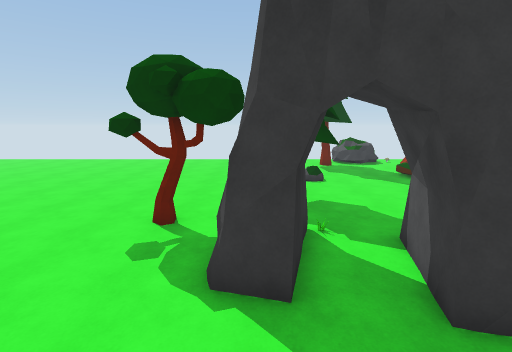
view 1 (above)

23 first-person views from a walk through a Unity game level. The camera is 1.3 m above the floor, tilts 10° down and sees 85° across. The floor is counted in squares, 1 m on a side. Each view is taken from the middle of a square. On the plan, view 1 faces up. The plan holds only what a view shows up to about 13 squares ahead; the rest is blank. The place goes on beyond the plan. Surface patterns are stand-ins for the level's own textures.

view 2
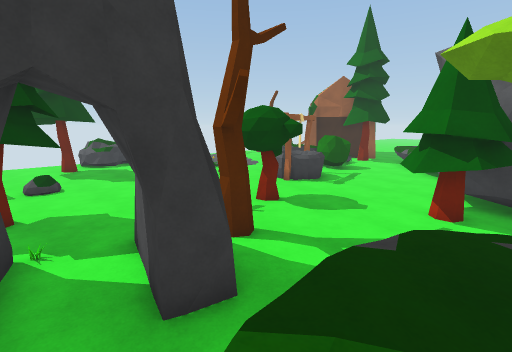

view 3
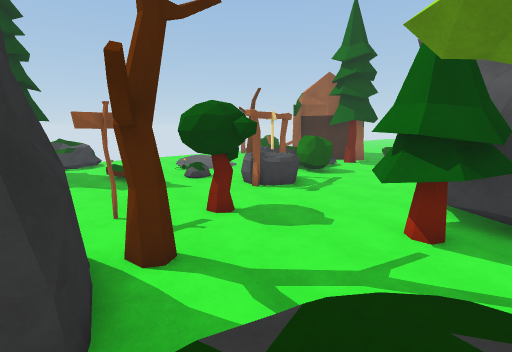

view 4
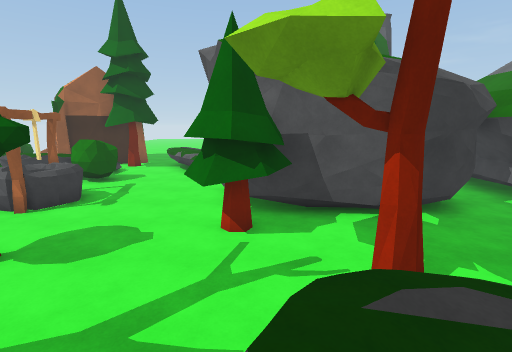

view 5
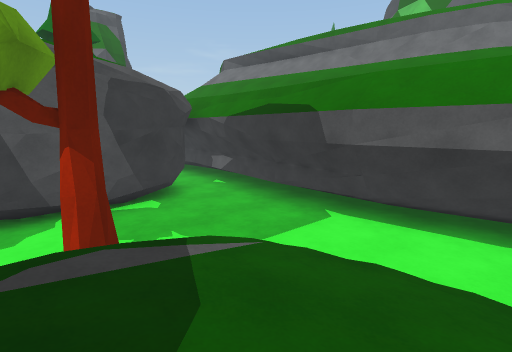

view 6
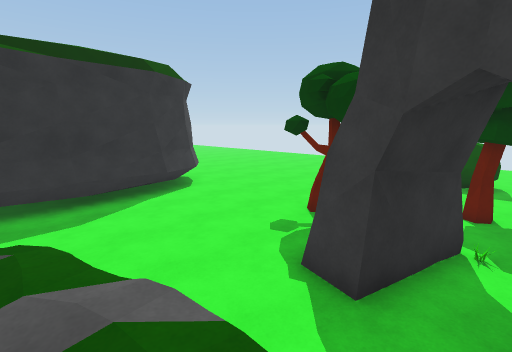

view 7
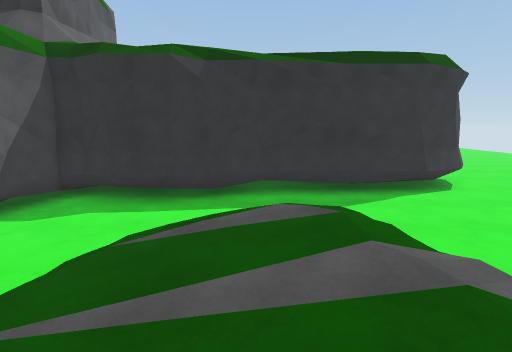

view 8
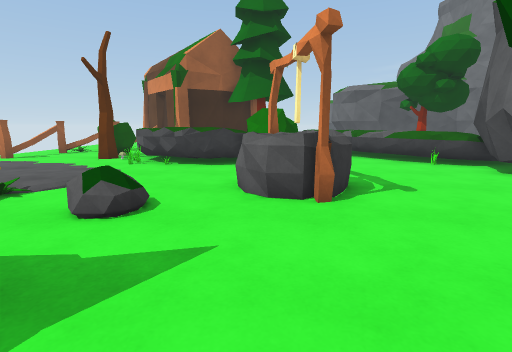

view 9
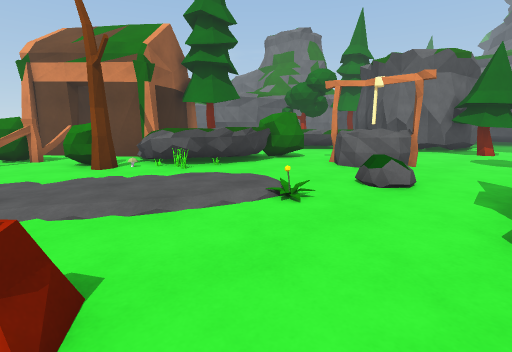

view 10
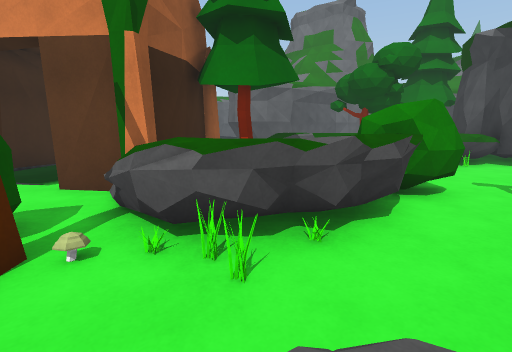

view 11
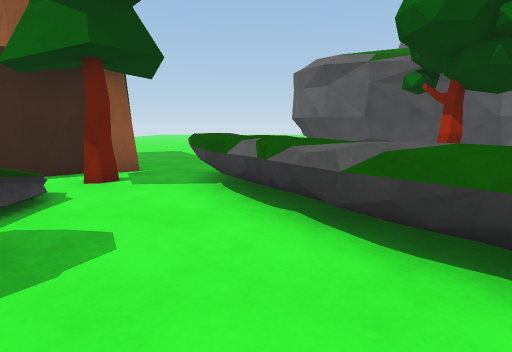

view 12
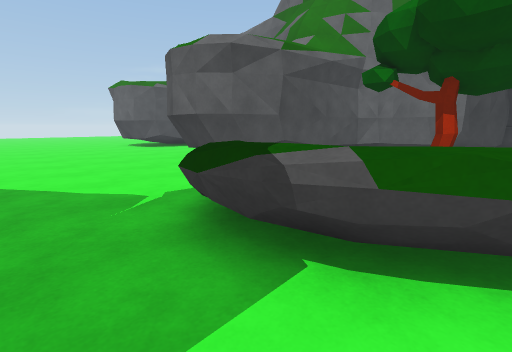

view 13
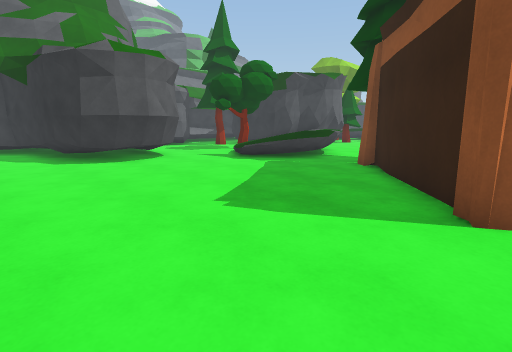

view 14
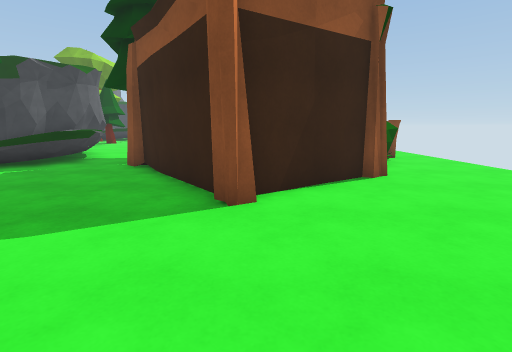

view 15
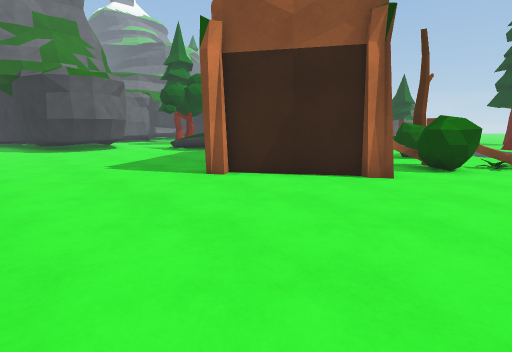

view 16
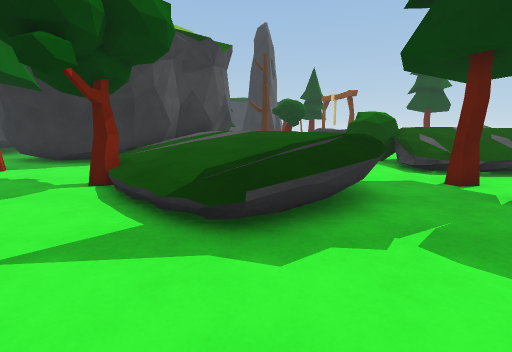

view 17
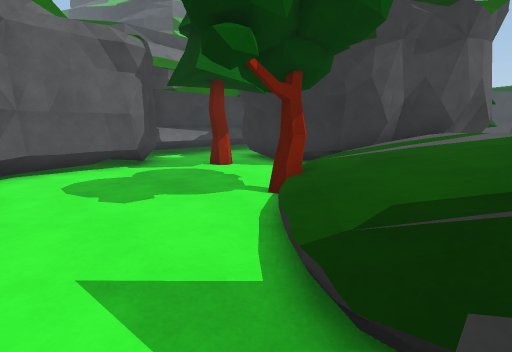

view 18
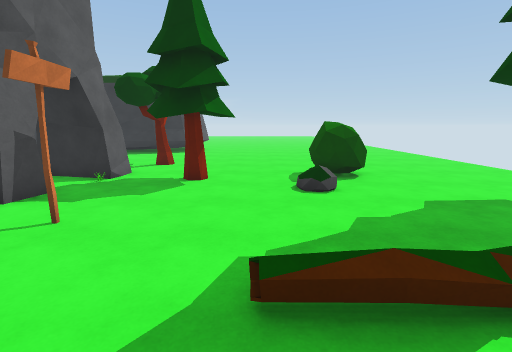

view 19
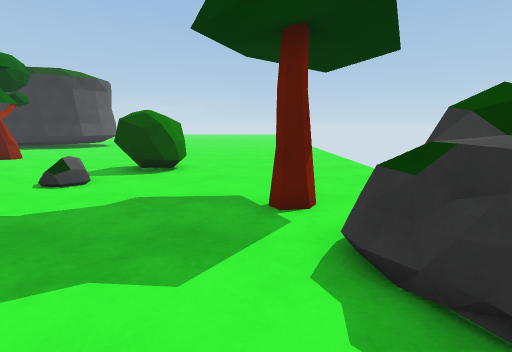

view 20
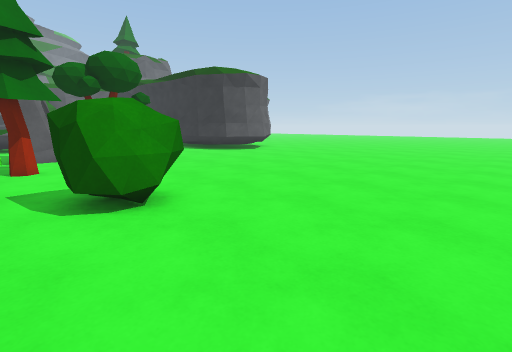

view 21
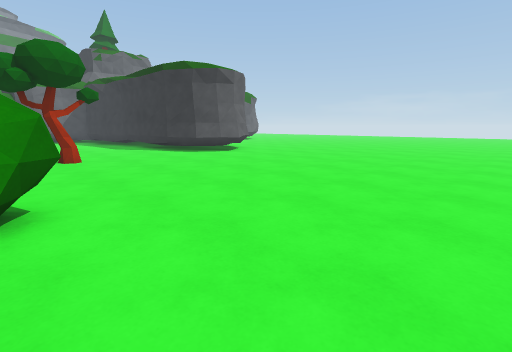

view 22
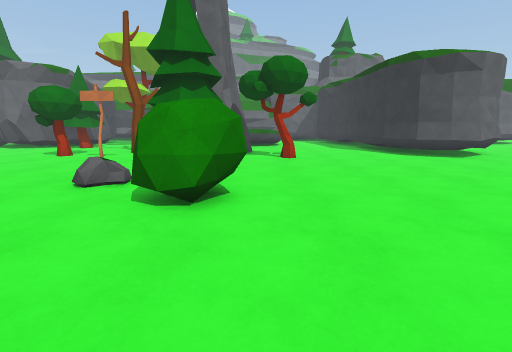

view 23
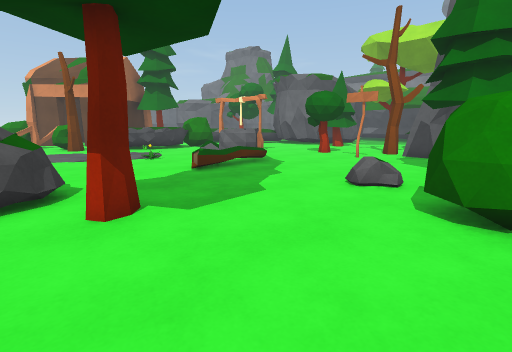

### Floor plan
Key: @ floor where view 1 was taken; # wall or solid block; x gap in a wall; . main floor; : floor 0.5 m higher than the main floor; + floor 0.75 m higher than the main floor; * floor 1 m higher than the main floor; % floor 1.25 m higher than the main floor; / step, stairs or slope; = window, fence, low wall or low ledge; R rock; T tree; W well; L log; S signpost; F fence; P plant; M mushroom; U stump; C cabin; O other object.
Columns run from 10 left of view 1 to 32 right of it. Each row starts with its distance up from view 1.
 19 ...............RRRR U      .FFF.......... .
 18 ..............TTRR. UU........O.O.........
 17 ..............T................FOO.........
 16 .............................O.FF #C.......
 15 ..........OO...............TTO..F###.......
 14 .........OOO.....L...P....OMR...x..CC......
 13 ..........OOR.............R  /R#  ..CC.....
 12 ..................../R....%   C#    ##.....
 11 ....................//....   /.## ##.......
 10 ..........................*  /..###........
  9 ...........T.........WWW.OOO//.T#C.........
  8 #....................WWW.OOO...............
  7 ##......T......S......WW...................
  6  ##.......RR.R....TT.........=**=..........
  5   #.......RR.RRT...........#=**//=.........
  4   ##.....RRR.RRT..........#***+///.........
  3   ##........RR......T....#O*//////...###...
  2   ##...............TTT ###*///////..####...
  1    #.....#===*==...TT#   ##+/://...##  ##.
  0    #..  =*@*****=...T#    ##///T...#    #.
 -1    #.  =*///////=T...#     #.......#    #.
 -2    #.. =/// ////=....#     #.......#    #.
 -3    #... /// /////....#     #.......#    #.
 -4    ##..../  ///......#     #.T.....#    ##
 -5    ##....   .........#    ##...#####     #
 -6    #....    #######...      ..##

Where each view was taken, in squares from view 1:
view 1: 0 up, 0 right, facing up
view 2: 0 up, 1 right, facing up-right
view 3: 0 up, 3 right, facing up-right
view 4: 1 up, 3 right, facing right
view 5: 0 up, 2 right, facing down-right
view 6: 0 up, 2 right, facing up-left
view 7: 1 down, 2 right, facing left
view 8: 9 up, 6 right, facing right
view 9: 18 up, 8 right, facing down-right
view 10: 15 up, 14 right, facing down-right
view 11: 5 up, 14 right, facing right
view 12: 8 up, 19 right, facing down-right
view 13: 13 up, 32 right, facing down-left
view 14: 13 up, 32 right, facing left
view 15: 19 up, 32 right, facing down-left
view 16: 4 up, 27 right, facing left
view 17: 4 up, 25 right, facing down-left
view 18: 11 up, 10 right, facing left
view 19: 17 up, 9 right, facing left
view 20: 19 up, 2 right, facing down-left
view 21: 19 up, 0 right, facing down-left
view 22: 19 up, 1 left, facing down
view 23: 19 up, 0 right, facing down-right
